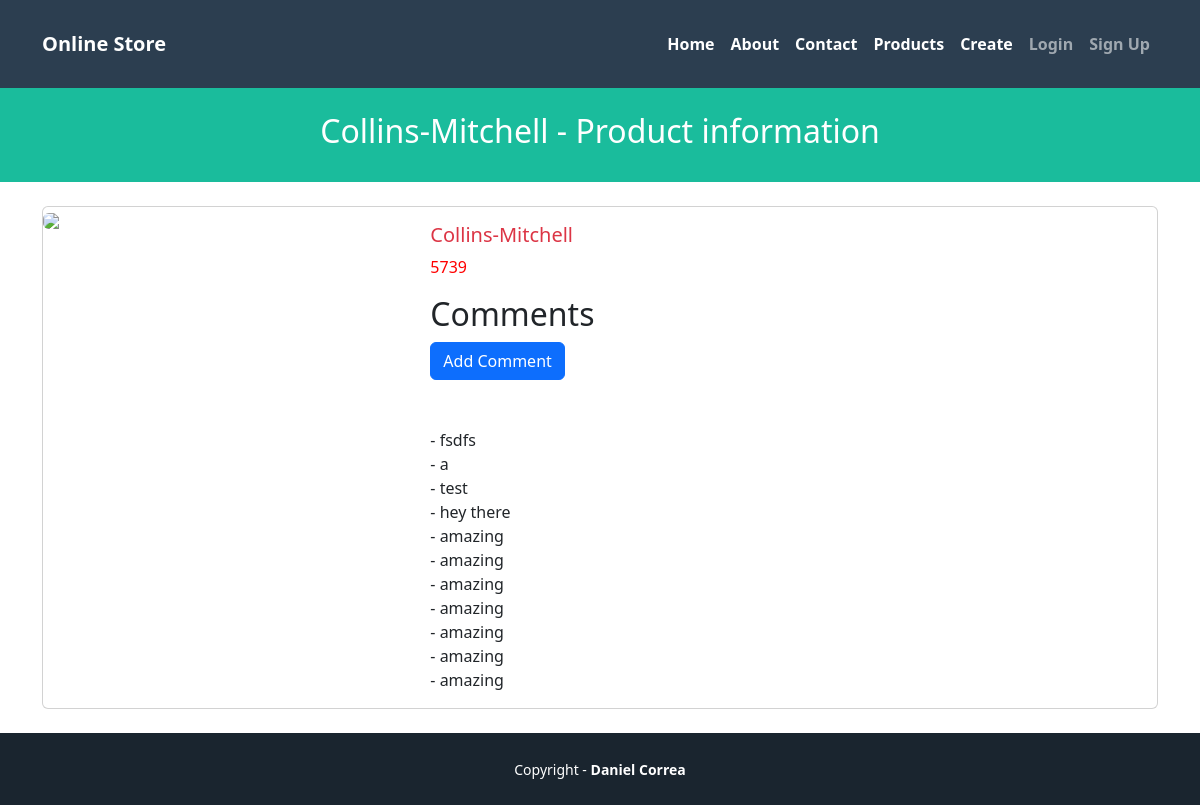
The app's page /products/2 with its own data.
### pages/models.py (models this page shows)
class Product(models.Model):
  name = models.CharField(max_length=255)
  price = models.IntegerField()
  created_at = models.DateTimeField(auto_now_add=True)
  updated_at = models.DateTimeField(auto_now=True)

class Comment(models.Model):
  product = models.ForeignKey(Product, on_delete=models.CASCADE)
  description = models.TextField()

### pages/views.py (the view)
# urls.py: path('products/<str:id>', ProductShowView.as_view(), name='show'),
class ProductShowView(View):
  template_name = 'products/show.html'
  def get(self, request, id):
    try:
        product_id = int(id)
        if product_id < 1:
            raise ValueError("Product id must be 1 or greater")
        product = get_object_or_404(Product, pk=product_id)
    except (ValueError, IndexError):
        return HttpResponseRedirect(reverse('home'))
    viewData = {}
    product = get_object_or_404(Product, pk=product_id)
    viewData["title"] = product.name + " - Online Store"
    viewData["subtitle"] =  product.name + " - Product information"
    viewData["product"] = product
    return render(request, self.template_name, viewData)

### pages/templates/products/show.html (shortened to what this page needs)
{% extends 'pages/base.html' %}
{% block header_title %} {{subtitle}} {% endblock %}
{% block content %}
<div class="card mb-3">
  <div class="row g-0">
    <div class="col-md-4">
      <img src="https://static.djangoproject.com/img/logos/django-logo-positive.svg" class="img-fluid rounded-start">
    </div>
    <div class="col-md-8">
      <div class="card-body">
        <h5 class="card-title{% if product.price > 100 %} text-danger{% endif %}">
           {{product.name}}
        </h5>
        {% if product.price > 2000 %}
            <p class="card-text" style="color: red;">{{product.price}}</p>
        {% else %}
            <p class="card-text">{{product.price}}</p>
        {% endif %}
        <h2>Comments</h2>
        <form action="{% url 'add_comment' product.id %}" method="POST">
          <button type="submit" class="btn btn-primary mb-5">Add Comment</button>
        </form>
        {% for comment in product.comment_set.all %}
        - {{ comment.description }}<br />
        {% endfor %}
      </div>
    </div>
  </div>
</div>
{% endblock %}

### records on screen
Product: name "Collins-Mitchell", price "5739"
Comment: description "fsdfs"
Comment: description "a"
Comment: description "test"
Comment: description "hey there"
Comment: description "amazing"
Comment: description "amazing"
Comment: description "amazing"
Comment: description "amazing"
Comment: description "amazing"
Comment: description "amazing"
Comment: description "amazing"

### other values on screen
{{ subtitle }} "Collins-Mitchell - Product information"
